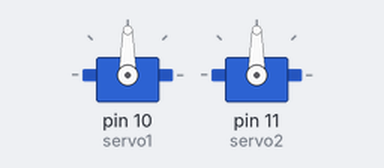
Bench run of a sketch on a simulated Arduino Uno, built with avr-gcc and run on an emulated ATmega328P. Shown: 2 × servo.

Above: at 0.05 s.
At 4.5 s:
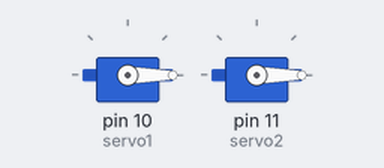
At 9.0 s:
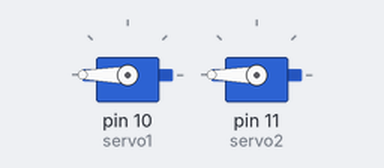
Timing chart, 0 to 11.7 s (numbered marks = the images above):
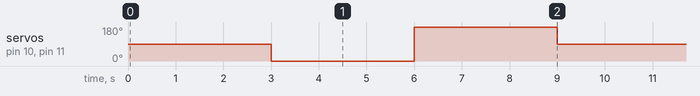

Measured:
- by itself, servo on pin 10 (servo1), servo on pin 11 (servo2): repeats every 9.0 s: 180° 3.0 s, 90° 3.0 s, 0° 3.0 s

The sketch:

TestServo.ino
```cpp
/*
 * TestServo
 *
 * Test the Servo-Controls within the CrazyCars Prototype Board
 * @author: Bernhard Wallisch
 *
 * Servo-Test sample is derived from https://funduino.de/nr-12-servo-ansteuern
 * Changes to the original wiring see TestServo_Wiring.png:
 *  - connect the first servo to pin 10 (instead of 8)
 *  - connect the second servo to pin 11
 */

#include <Servo.h>

Servo servo1; // will be for the motor
Servo servo2; // will be for the steering-servo

void setup()
{
  servo1.attach(10);
  servo2.attach(11);
}

void loop()
{
  servo1.write(90); // motor stop
  servo2.write(90); // steering in center direction
  delay(3000);
  servo1.write(0); // car drives backwards
  servo2.write(0); // steering to the left maximum
  delay(3000);
  servo1.write(180); // car drives forward
  servo2.write(180); // steering to the right maximum
  delay(3000);
}
```
